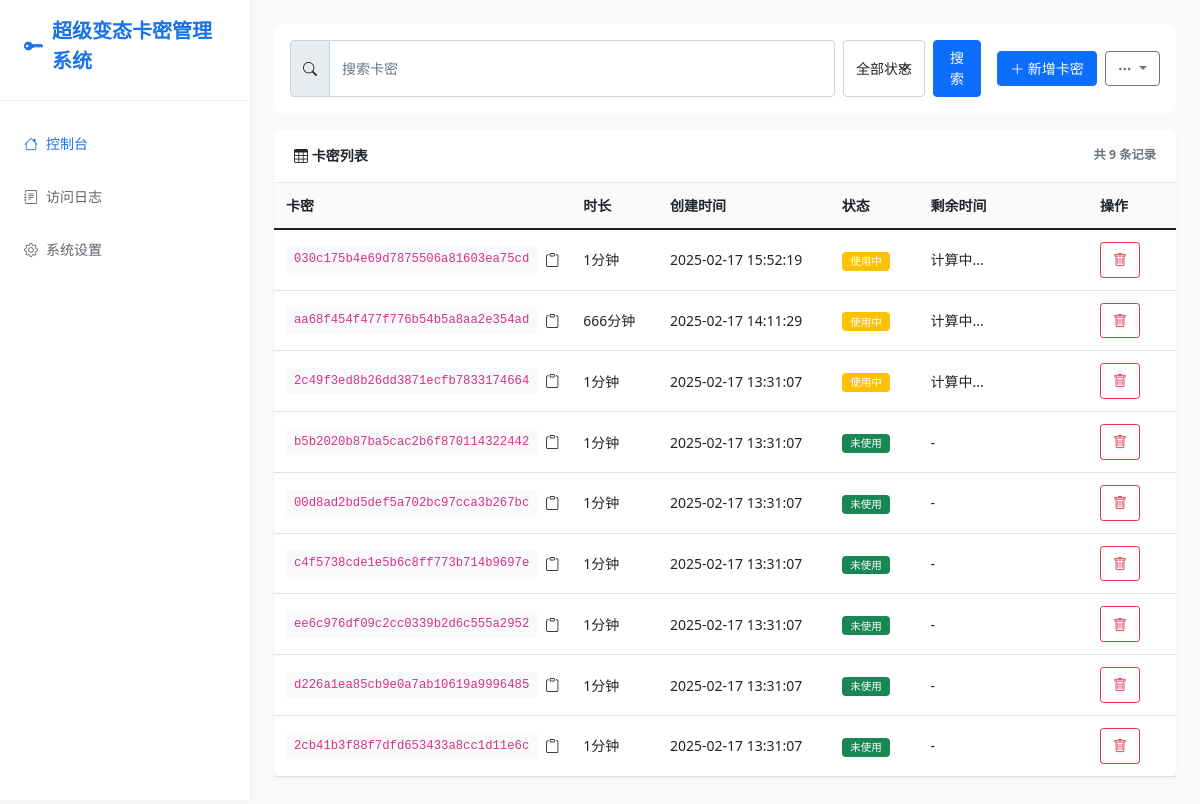
Before: / with the older database file.
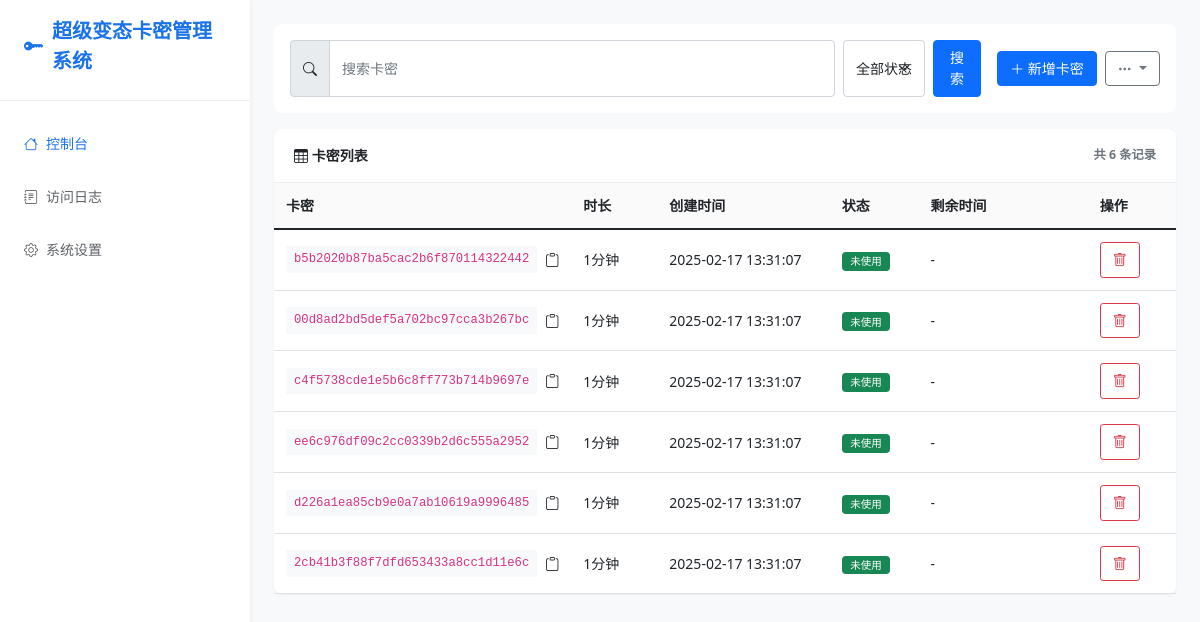
After: the same page with the newer database file.
### app.py (models this page shows, shortened)
class Card(db.Model):
    id = db.Column(db.Integer, primary_key=True)
    card_key = db.Column(db.String(32), unique=True, nullable=False)
    minutes = db.Column(db.Integer, nullable=False)
    created_at = db.Column(db.DateTime, nullable=False, default=datetime.now)
    is_used = db.Column(db.Boolean, default=False)
    used_at = db.Column(db.DateTime, nullable=True)
    device_id = db.Column(db.String(32), nullable=True)

### app.py (the view, shortened to what this page needs)
@app.route('/')
def index():
    try:
        page = request.args.get('page', 1, type=int)
        per_page = settings.get('per_page', 10)
        status = request.args.get('status')
        search = request.args.get('search', '').strip()
        query = Card.query
        current_time = datetime.now()
        if search:
            query = query.filter(Card.card_key.like(f'%{search}%'))
        query = query.order_by(Card.created_at.desc())
        pagination = query.paginate(page=page, per_page=per_page, error_out=False)
        cards = pagination.items if pagination else []
        return render_template('index.html',
                             cards=cards,
                             pagination=pagination,
                             status=status,
                             search=search,
                             settings=settings.settings)
    except Exception as e:
        logger.error(f"访问首页出错: {str(e)}", exc_info=True)
        return render_template('index.html',
                             cards=[],
                             pagination=None,
                             status=status,
                             search=search,
                             error="获取卡密列表失败",
                             settings=settings.settings)

### app.py (called while the page is built, shortened)
@app.before_request
def log_request():
    try:
        card_operations = {
            '/api/verify_card': '验证卡密',
            '/add_card': '添加卡密',
            '/delete_card': '删除卡密',
            '/import_cards': '导入卡密',
            '/export_cards': '导出卡密'
        }
    except Exception as e:
        error_logger.error(f"记录访问日志出错: {str(e)}", exc_info=True)

@app.after_request
def update_log_status(response):
    try:
        if hasattr(g, 'log_id'):
            log = AccessLog.query.get(g.log_id)
            if log:
                log.status_code = response.status_code
                db.session.commit()
    except Exception as e:
        error_logger.error(f"更新日志状态出错: {str(e)}", exc_info=True)
    return response

    def get(self, key, default=None):
        return self.settings.get(key, default)

### templates/index.html (shortened to what this page needs)
{% extends "base.html" %}
{% block content %}
<div class="toolbar">
    <div class="toolbar-item flex-grow-1">
        <form action="{{ url_for('index') }}" method="GET" class="d-flex gap-2 w-100" id="filterForm">
            <div class="input-group">
                <span class="input-group-text"><i class="bi bi-search"></i></span>
                <input type="text" class="form-control" name="search" placeholder="搜索卡密" value="{{ search }}">
            </div>
            <select class="form-select w-auto" name="status" onchange="document.getElementById('filterForm').submit()">
                <option value="">全部状态</option>
            </select>
            <button type="submit" class="btn btn-primary">搜索</button>
        </form>
    </div>
    <div class="toolbar-item">
        <button type="button" class="btn btn-primary" data-bs-toggle="modal" data-bs-target="#addCardModal">
            <i class="bi bi-plus-lg"></i> 新增卡密
        </button>
        <div class="dropdown">
            <button class="btn btn-outline-secondary dropdown-toggle" type="button" data-bs-toggle="dropdown">
                <i class="bi bi-three-dots"></i>
            </button>
        </div>
    </div>
</div>
<div class="card">
    <div class="card-header d-flex justify-content-between align-items-center">
        <span><i class="bi bi-table"></i> 卡密列表</span>
        <small class="text-muted">共 {{ pagination.total }} 条记录</small>
    </div>
    <div class="table-responsive">
        <table class="table table-hover">
            <thead>
                <tr>
                    <th style="width: 30%">卡密</th>
                    <th style="width: 10%">时长</th>
                    <th style="width: 20%">创建时间</th>
                    <th style="width: 10%">状态</th>
                    <th style="width: 20%">剩余时间</th>
                    <th style="width: 10%">操作</th>
                </tr>
            </thead>
            <tbody id="cards-table-body">
                {% for card in cards %}
                <tr id="card-row-{{ card.id }}">
                    <td>
                        <div class="d-flex align-items-center gap-2">
                            <code class="bg-light px-2 py-1">{{ card.card_key }}</code>
                            <i class="copy-btn bi bi-clipboard" onclick="copyToClipboard('{{ card.card_key }}')" title="复制卡密"></i>
                        </div>
                    </td>
                    <td>{{ card.minutes }}分钟</td>
                    <td>{{ card.created_at.strftime('%Y-%m-%d %H:%M:%S') }}</td>
                    <td>
                        {% if not card.is_used %}
                            <span class="badge bg-success">未使用</span>
                        {% elif card.is_used and card.used_at %}
                            <span class="badge bg-warning" id="status-{{ card.id }}"
                                  data-used-at="{{ card.used_at.isoformat() }}"
                                  data-minutes="{{ card.minutes }}">使用中</span>
                        {% else %}
                            <span class="badge bg-danger">已过期</span>
                        {% endif %}
                    </td>
                    <td>
                        {% if card.is_used and card.used_at %}
                            <span class="countdown" id="countdown-{{ card.id }}">计算中...</span>
                        {% else %}
                            -
                        {% endif %}
                    </td>
                    <td>
                        <div class="btn-group">
                            <button type="button" class="btn btn-sm btn-outline-danger" onclick="deleteCard({{ card.id }})">
                                <i class="bi bi-trash"></i>
                            </button>
                        </div>
                    </td>
                </tr>
                {% endfor %}
            </tbody>
        </table>
    </div>
</div>
{% endblock %}

### templates/base.html (shortened to what this page needs)
<!DOCTYPE html>
<html lang="zh">
<head>
    <link href="https://cdn.jsdelivr.net/npm/bootstrap@5.1.3/dist/css/bootstrap.min.css" rel="stylesheet">
    <link rel="stylesheet" href="https://cdn.jsdelivr.net/npm/bootstrap-icons@1.7.2/font/bootstrap-icons.css">
</head>
<body>
    <div class="wrapper">
        <nav class="sidebar">
            <div class="sidebar-header">
                <a href="/" class="sidebar-brand">
                    <i class="bi bi-key-fill"></i>
                    {{ settings.site_name }}
                </a>
            </div>
            <ul class="nav flex-column mt-3">
                <li class="nav-item">
                    <a href="{{ url_for('index') }}" class="nav-link {% if request.endpoint == 'index' %}active{% endif %}">
                        <i class="bi bi-house"></i>
                        控制台
                    </a>
                </li>
                <li class="nav-item">
                    <a href="{{ url_for('view_logs') }}" class="nav-link {% if request.endpoint == 'view_logs' %}active{% endif %}">
                        <i class="bi bi-journal-text"></i>
                        访问日志
                    </a>
                </li>
                <li class="nav-item">
                    <a href="{{ url_for('settings_page') }}" class="nav-link {% if request.endpoint == 'settings_page' %}active{% endif %}">
                        <i class="bi bi-gear"></i>
                        系统设置
                    </a>
                </li>
            </ul>
        </nav>
        <div class="main-content">
            {% block content %}{% endblock %}
        </div>
    </div>
</body>
</html>

### templates/base.html (style rules this page uses)
:root { --primary-color: #1a73e8; --secondary-color: #5f6368; --success-color: #34a853; --warning-color: #fbbc05; --danger-color: #ea4335; --background-color: #f8f9fa; --sidebar-width: 250px; --header-height: 60px; --card-bg: #fff; }
body { background-color: var(--background-color); font-size: 0.875rem; }
.wrapper { display: flex; min-height: 100vh; }
.sidebar { width: var(--sidebar-width); background: var(--card-bg); box-shadow: 1px 0 5px rgba(0,0,0,0.05); position: fixed; height: 100vh; z-index: 1000; padding: 1rem 0; }
.sidebar-header { padding: 0 1.5rem 1.5rem; border-bottom: 1px solid #eee; }
.sidebar-brand { color: var(--primary-color); font-size: 1.25rem; font-weight: 600; text-decoration: none; display: flex; align-items: center; gap: 0.5rem; }
.nav-item { padding: 0.5rem 1.5rem; }
.nav-link { color: var(--secondary-color); display: flex; align-items: center; gap: 0.5rem; padding: 0.5rem 0; }
.nav-link:hover, .nav-link.active { color: var(--primary-color); }
.main-content { flex: 1; margin-left: var(--sidebar-width); padding: 1.5rem; }
.card { border: none; box-shadow: 0 1px 3px rgba(0,0,0,0.05); margin-bottom: 1rem; border-radius: 0.5rem; }
.card-header { background: none; padding: 1rem 1.25rem; border-bottom: 1px solid #eee; font-weight: 600; }
.form-control, .form-select, .btn { font-size: 0.875rem; padding: 0.4rem 0.75rem; }
.input-group-text { font-size: 0.875rem; padding: 0.4rem 0.75rem; }
.table { font-size: 0.875rem; margin-bottom: 0; }
.table th { font-weight: 600; background: #fafafa; padding: 0.75rem; }
.table td { padding: 0.75rem; vertical-align: middle; }
.badge { padding: 0.4em 0.8em; font-weight: 500; }
.toolbar { background: var(--card-bg); padding: 1rem; border-radius: 0.5rem; margin-bottom: 1rem; display: flex; gap: 1rem; align-items: center; }
.toolbar-item { display: flex; align-items: center; gap: 0.5rem; }

Changed rows visible on the page:
removed Card: card_key "030c175b4e69d7875506a81603ea75cd", minutes "1", created_at "2025-02-17 15:52:19"
removed Card: card_key "aa68f454f477f776b54b5a8aa2e354ad", minutes "666", created_at "2025-02-17 14:11:29"
removed Card: card_key "2c49f3ed8b26dd3871ecfb7833174664", minutes "1", created_at "2025-02-17 13:31:07"
Other visible differences:
{{ pagination.total }}: "9" → "6"
